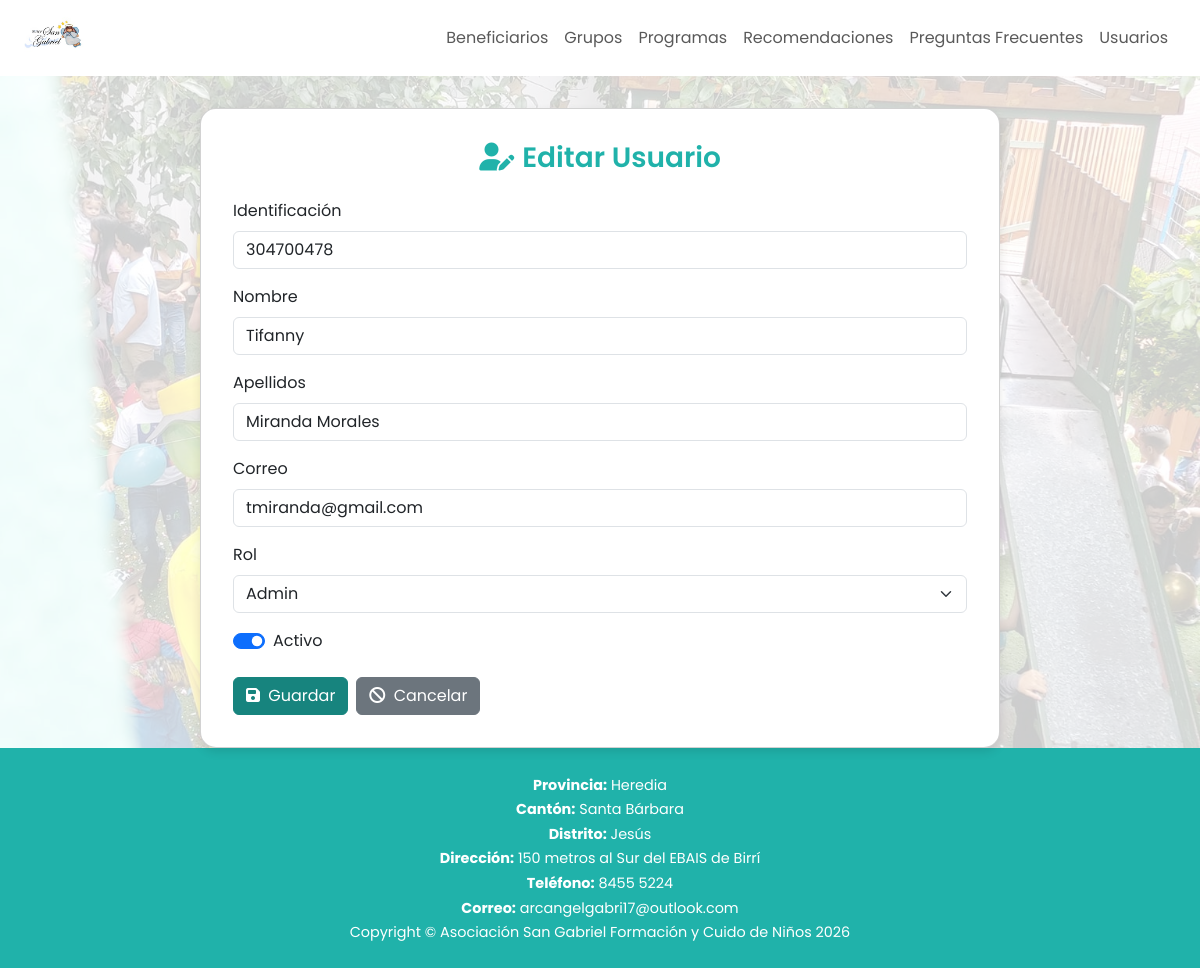
The page /Views/Usuarios/editarUsuario.php?id=2 (signed in) on the database its author committed.
### tables this page shows
CREATE TABLE `tbl_usuarios` (
  `id_usuario` int NOT NULL,
  `identificacion` varchar(15) NOT NULL,
  `nombre` varchar(50) NOT NULL,
  `apellidos` varchar(100) NOT NULL,
  `correo` varchar(100) NOT NULL,
  `contrasenna` varchar(255) NOT NULL,
  `fecha_registro` datetime DEFAULT CURRENT_TIMESTAMP,
  `id_rol` int DEFAULT NULL,
  `estado` tinyint(1) DEFAULT '1'
);

CREATE TABLE `tbl_roles` (
  `id_rol` int NOT NULL,
  `nombre_rol` varchar(50) NOT NULL
);

### Views/Usuarios/editarUsuario.php (the view, shortened to what this page needs)
<?php
$cn = abrirConexion();
$id = isset($_GET['id']) ? (int) $_GET['id'] : 0;
$stmt = $cn->prepare("SELECT * FROM tbl_usuarios WHERE id_usuario = ?");
$stmt->bind_param("i", $id);
$stmt->execute();
$res = $stmt->get_result();
$usuario = $res->fetch_assoc();
$roles = $cn->query("SELECT id_rol, nombre_rol FROM tbl_roles");
?>
<!DOCTYPE html>
<html lang="en">
<head>
    <link href="../../Assets/css/bootstrap.min.css" rel="stylesheet">
    <link href="../../Assets/css/customStyles/editarUsuarioStyle.css" rel="stylesheet">
    <link href="https://cdnjs.cloudflare.com/ajax/libs/font-awesome/6.5.2/css/all.min.css" rel="stylesheet">
</head>
<body>
    <nav>
        <?php include '../Layout/Navbars/navbar2.php'; ?>
    </nav>
    <main>
        <div class="card">
            <h3 class="text-center mb-4" style="color: #20b2aa; font-weight: 600;">
                <i class="fas fa-user-edit me-2"></i>Editar Usuario
            </h3>
            <form method="POST">
                <div class="mb-3">
                    <label class="form-label">Identificación</label>
                    <input type="text" name="identificacion" class="form-control"
                        value="<?= htmlspecialchars($usuario['identificacion']) ?>" required>
                </div>
                <div class="mb-3">
                    <label class="form-label">Nombre</label>
                    <input type="text" name="nombre" class="form-control"
                        value="<?= htmlspecialchars($usuario['nombre']) ?>" required>
                </div>
                <div class="mb-3">
                    <label class="form-label">Apellidos</label>
                    <input type="text" name="apellidos" class="form-control"
                        value="<?= htmlspecialchars($usuario['apellidos']) ?>" required>
                </div>
                <div class="mb-3">
                    <label class="form-label">Correo</label>
                    <input type="email" name="correo" class="form-control"
                        value="<?= htmlspecialchars($usuario['correo']) ?>" required>
                </div>
                <div class="mb-3">
                    <label class="form-label">Rol</label>
                    <select name="id_rol" class="form-select" required>
                        <?php while ($r = $roles->fetch_assoc()): ?>
                            <option value="<?= $r['id_rol'] ?>" <?= $usuario['id_rol'] == $r['id_rol'] ? 'selected' : '' ?>>
                                <?= htmlspecialchars($r['nombre_rol']) ?>
                            </option>
                        <?php endwhile; ?>
                    </select>
                </div>
                <div class="form-check form-switch mb-4">
                    <input class="form-check-input" type="checkbox" name="estado" id="estado" <?= $usuario['estado'] ? 'checked' : '' ?>>
                    <label class="form-check-label" for="estado">Activo</label>
                </div>
                <div class="d-flex gap-2">
                    <button type="submit" class="btn btn-success">
                        <i class="fa-solid fa-save me-1"></i> Guardar
                    </button>
                    <a href="listaUsuarios.php" class="btn btn-secondary">
                        <i class="fa-solid fa-ban me-1"></i> Cancelar
                    </a>
                </div>
            </form>
        </div>
    </main>
    <footer>
        <?php include '../Layout/footer.php' ?>
    </footer>
</body>
</html>

### Assets/css/customStyles/editarUsuarioStyle.css (style rules this page uses)
body { font-family: 'Poppins', sans-serif; background-color: #f0f9ff; }
main { background: url("../../img/background.jpg") center no-repeat; background-size: cover; min-height: 80vh; position: relative; display: flex; align-items: center; justify-content: center; }
main::before { content: ""; position: absolute; top: 0; left: 0; width: 100%; height: 100%; background-color: rgba(255, 255, 255, 0.8); z-index: 1; }
main>* { position: relative; z-index: 2; }
.card { padding: 2rem; margin-top: 2rem; width: 100%; max-width: 800px; border-radius: 1rem; box-shadow: 0 4px 10px rgba(0, 0, 0, 0.1); background-color: white; }
.btn-success { background-color: #17847e; border-color: #17847e; }
footer { background-color: #20b2aa; color: white; padding: 12px 20px; text-align: center; font-size: 0.9rem; }

### rows shown on the page
tbl_usuarios: identificacion "304700478", nombre "Tifanny", apellidos "Miranda Morales", correo "tmiranda@gmail.com", id_rol "Admin", estado "☑"

### other values the page prints
$label "Provincia"
$value "Heredia"
$label "Cantón"
$value "Santa Bárbara"
$label "Distrito"
$value "Jesús"
$label "Dirección"
$value "150 metros al Sur del EBAIS de Birrí"
$label "Teléfono"
$value "8455 5224"
$label "Correo"
$value "arcangelgabri17@outlook.com"
